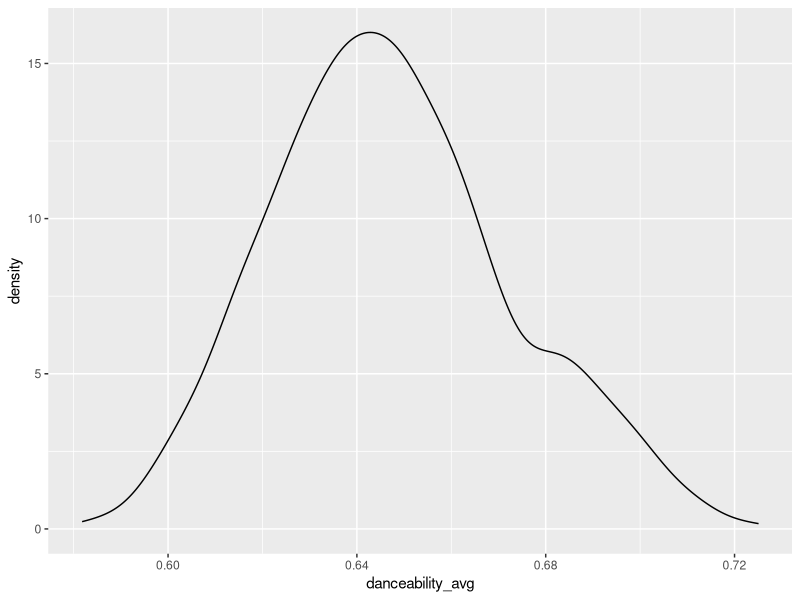
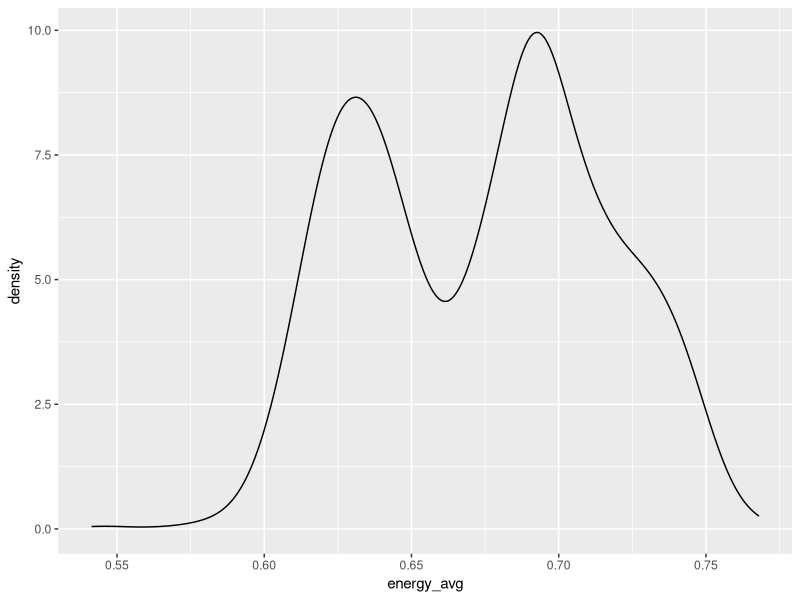
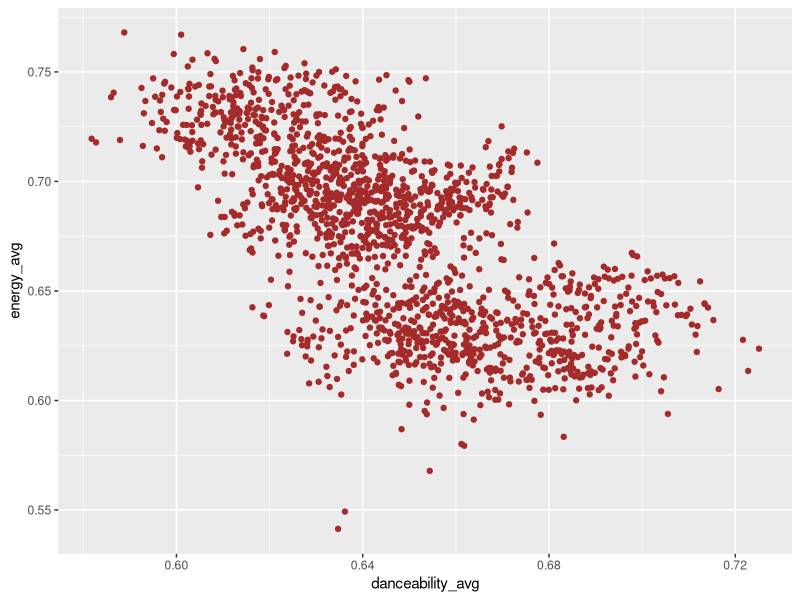

Source code (R) for these figures, in order:
#Load
avg_features <- read.csv('../Average_Features/All_AvgFeatures_1990_Today.csv', 
                         stringsAsFactors = F)

library(tidyverse)
library(ggplot2)


#Danceability
dance <- ggplot(avg_features, aes(x=danceability_avg))
dance + geom_density()
#Energy
energy <- ggplot(avg_features, aes(x=energy_avg))
energy + geom_density()


#Correlation?
ggplot(avg_features, aes(x=danceability_avg, y=energy_avg)) + 
  geom_point(color='brown')

cor(avg_features$danceability_avg, avg_features$energy_avg)
# R-Value = [1] -0.6657366 - Moderate Negative Relationship



feat_matrix <- as.matrix(avg_features[,
    c('danceability_avg','energy_avg','acousticness_avg','liveness_avg',
      'instrumentalness_avg','speechiness_avg','valence_avg')])
cor(feat_matrix)
